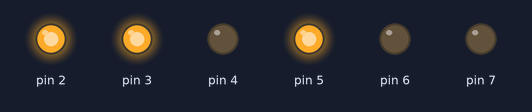
The sketch below on a simulated Arduino Uno, built with avr-gcc and run on an emulated ATmega328P. Parts: output pins drawn as LEDs (lit = HIGH).

Above: at 0.15 s.
At 24.98 s:
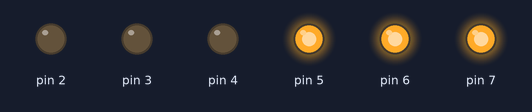
At 49.83 s:
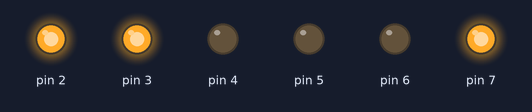
At 99.89 s:
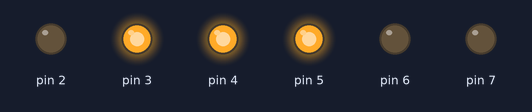
Timing chart, 0 to 100.2 s (numbered marks = the images above):
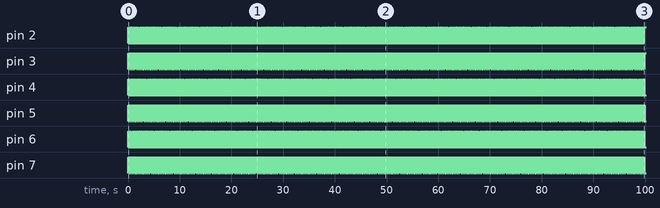

The sketch:

first_turn.ino
```cpp
unsigned long delay_duration = 25;

void setup() {
  // put your setup code here, to run once:
  DDRD |= B11111100;
  PCICR |= (1 << PCIE0);
}

void loop() {
  // Top left on, bottom middle on
  PORTD = B10001100;
  delay(delay_duration);

  // Top right on, bottom middle on
  PORTD = B11001000;
  delay(delay_duration);

  // Top right on, bottom left on
  PORTD = B11100000;
  delay(delay_duration);

  // Top middle on, bottom left on
  PORTD = B10110000;
  delay(delay_duration);

  // Top middle on, bottom right on
  PORTD = B00111000;
  delay(delay_duration);

  // Top left on, bottom right on
  PORTD = B00101100;
  delay(delay_duration);

}
```

Measured:
- by itself, pin 2, pin 4, pin 6: alternates HIGH for 0.05 s and LOW for 0.10 s
- by itself, pin 3, pin 5, pin 7: alternates HIGH for 0.10 s and LOW for 0.05 s
- by itself, everything shown: repeats every 1.1 s, in 3 steps
